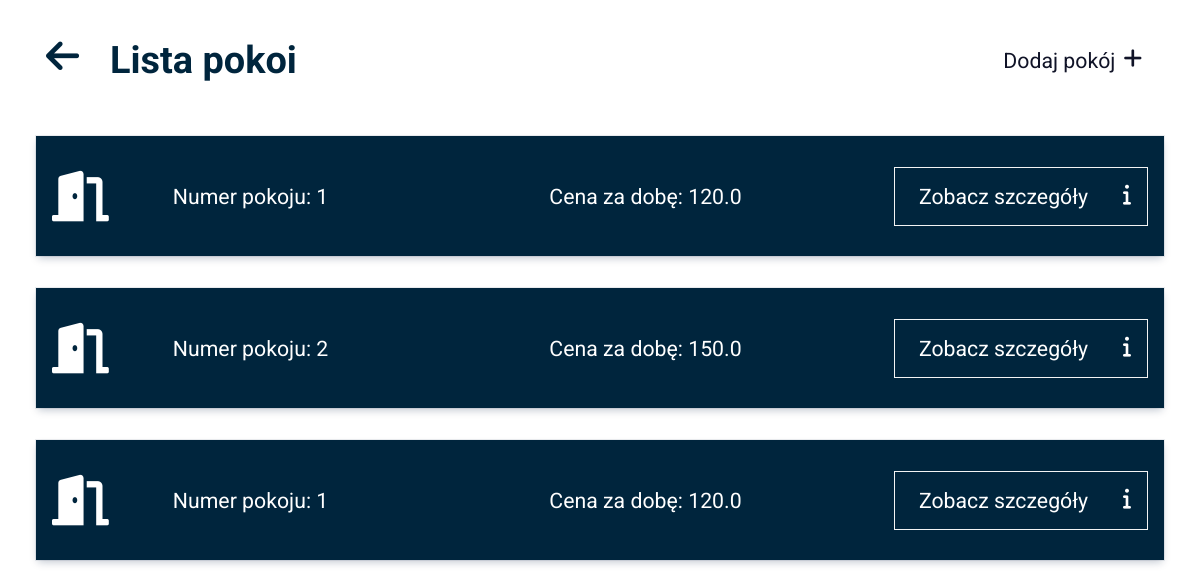
Page /rooms/ on the earlier database version.
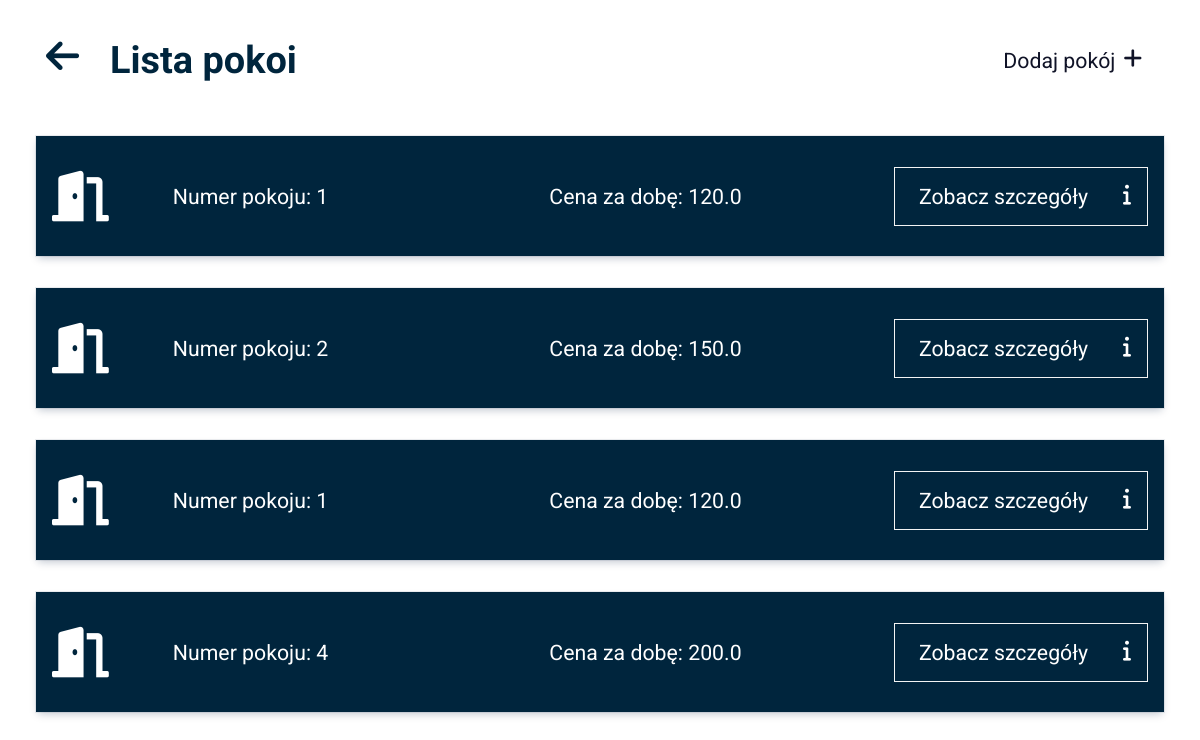
Same page on the later database version.
### myapp/models.py (models this page shows, shortened)
class Room(models.Model):
    price = models.FloatField()
    occupied = models.BooleanField()
    number = models.IntegerField()

### myapp/views.py (the view)
# urls.py: path('rooms/', views.rooms_index, name='rooms'),
def rooms_index(request):
    context = { "rooms": Room.objects.all()} #context, ktory przekazemy do widoku
    return render(request,"myapp/rooms.html",context)

### myapp/templates/myapp/rooms.html
{% extends "myapp/base.html" %} {% block title %} Lista pokoi {% endblock %}
{% block content %}
<div class="actionbar">
  <div class="actionbar--left">
    <div class="actionbar--gridBlock">
      <a href="/"><i class="fas fa-arrow-left greenIcon"></i></a>
      <h1 class="actionbar--header">Lista pokoi</h1>
    </div>
  </div>
  <div class="actionbar--right">
    <a class="btn btn--green" href="{% url 'addNewRoom' %}">
    <i class="fas fa-plus"></i><span class="btn--text">Dodaj pokój</span></a
  >
  </div>
</div>
<div class="content">
  {% for room in rooms %}
  <div
    class="card {% if room.occupied == False %}card--free{% else %}card--occupied{% endif %}"
  >
    <i
      class="fas {% if room.occupied == False %}fa-door-open{% else %}fa-door-closed{% endif %}"
    ></i>
    <p class="card__p">
      <span class="card__text">Numer pokoju: {{room.number}} </span>
    </p>
    <p class="card__p">
  <span class="card__text">Cena za dobę: {{room.price}}</span>
    </p>
    <a
      class="btn {% if room.occupied == False %}card--free btn--primaryBorder btn--width50{% else %}btn--width50 card--occupied btn--secondaryBorder{% endif %}"
      href="{% url 'roomDetails' room.id %}"
      ><i class="fas fa-info"></i><span class="btn--text">Zobacz szczegóły</span></a
    >
  </div>
  {% endfor %}
</div>
{% endblock %}

Differences in the rows shown:
added Room: occupied False (drawn), number "4", price "200.0"
